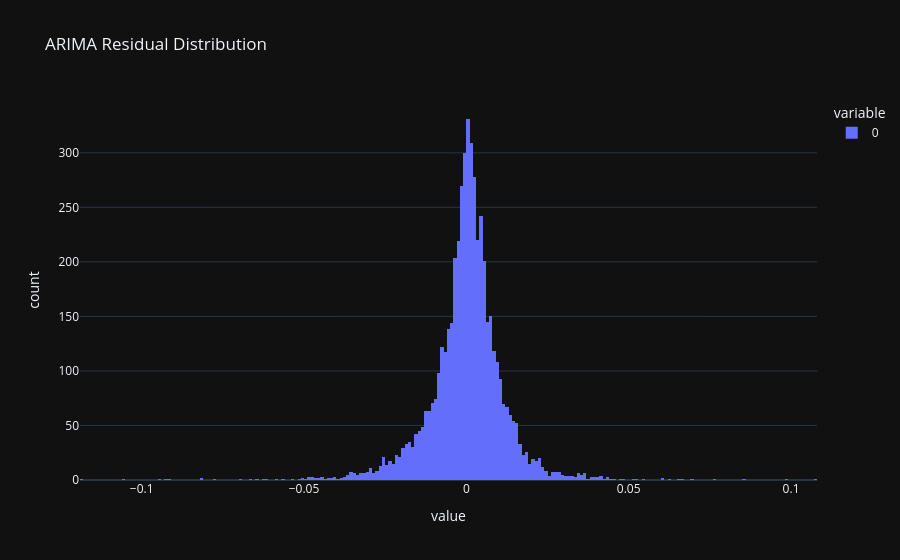

Here is the notebook cell this chart was saved with:
### Code cell
# Residual Distribution

residuals.plot.hist(
    bins = 50,
    title = 'ARIMA Residual Distribution'
)

### Figure 1 — Plotly figure (JSON) as saved in the notebook; plotly's stock layout.template omitted (floating-point values rounded to 4 significant figures; data arrays with more than 128 entries replaced by an {"elided": "..."} marker saying what was removed)
{"data": [{"bingroup": "x", "hovertemplate": "variable=0<br>value=%{x}<br>count=%{y}<extra></extra>", "legendgroup": "0", "marker": {"color": "#636efa", "pattern": {"shape": ""}}, "name": "0", "orientation": "v", "showlegend": true, "type": "histogram", "x": {"elided": "5152 float values"}, "xaxis": "x", "yaxis": "y"}], "layout": {"barmode": "relative", "legend": {"title": {"text": "variable"}, "tracegroupgap": 0}, "title": {"text": "ARIMA Residual Distribution"}, "xaxis": {"anchor": "y", "domain": [0, 1], "title": {"text": "value"}}, "yaxis": {"anchor": "x", "domain": [0, 1], "title": {"text": "count"}}}}
